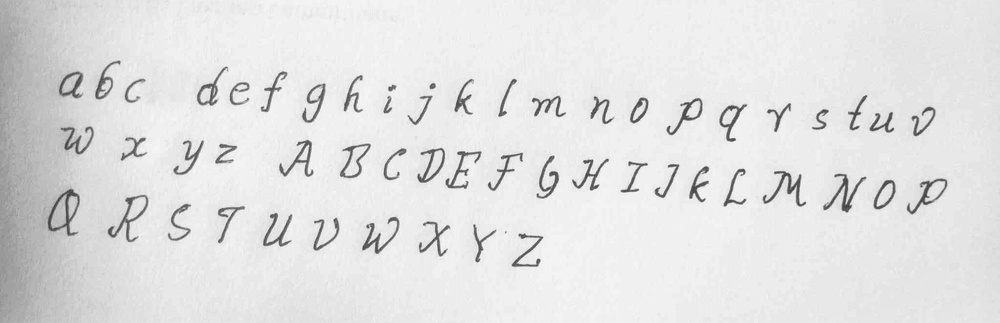
#> input picture examples/good_example.jpg, 1000 x 323 px, shrunk from 2048 x 662 before the run
$ python preprocess.py --input examples/good_example.jpg --output out.png
#> lines starting #> are read from the running program, lines starting #| are printed output that depends on the picture; after the words box and inside, x2 and y2 are one past the last pixel; in counts of white or black regions, pixels touching at a corner belong together
#> in main, image is the input picture: shape (323, 1000, 3); min 60, max 255, mean 225.7
# preprocess.py
import cv2
import numpy as np
import argparse
import os

def deskew(image):
    """
    Corrects the skew of an image. This is part of the preprocessing
    [cite_start]phase mentioned in the paper[cite: 310].
    """
    # Convert image to grayscale and invert colors
    gray = cv2.bitwise_not(image)
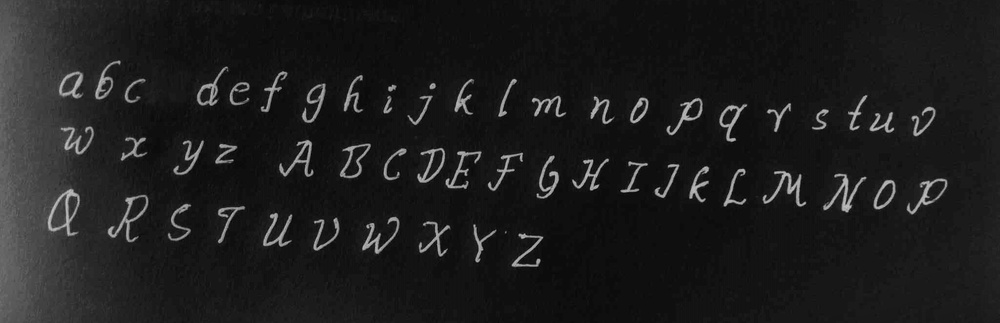
#> gray: shape (323, 1000); min 0, max 195, mean 29.3

    # Threshold the image, setting all foreground pixels to 255 and background to 0
    thresh = cv2.threshold(gray, 0, 255, cv2.THRESH_BINARY | cv2.THRESH_OTSU)[1]
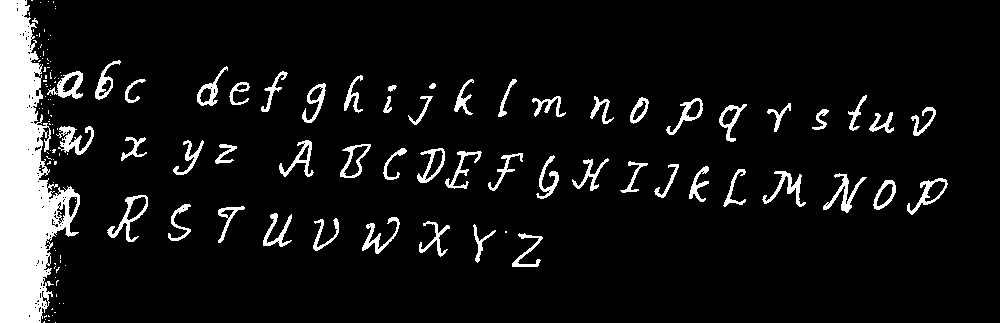
#> thresh: shape (323, 1000); 8.8% white; 145 white regions (91 under 20 px), largest, box (x1, y1, x2, y2) and area: (0, 0, 80, 323) 14514, (56, 126, 94, 155) 484, (107, 195, 148, 242) 465

    # Grab the coordinates of all foreground pixels
    coords = np.column_stack(np.where(thresh > 0))
#> coords = 28457 pairs, first value 0 to 322, second value 0 to 947

    # Find the minimum area rotated rectangle that encloses all foreground pixels
    angle = cv2.minAreaRect(coords)[-1]
#> angle = -90

    # The cv2.minAreaRect function returns values in the range [-90, 0);
    # we need to adjust the angle to be upright.
    if angle < -45:
        angle = -(90 + angle)
#> angle = 0
    else:
        angle = -angle

    # Rotate the image to deskew it
    (h, w) = image.shape[:2]
#> h = 323; w = 1000
    center = (w // 2, h // 2)
#> center = (500, 161)
    M = cv2.getRotationMatrix2D(center, angle, 1.0)
#> M = [[1, 0, 0], [0, 1, 0]]
    rotated = cv2.warpAffine(image, M, (w, h), flags=cv2.INTER_CUBIC, borderMode=cv2.BORDER_REPLICATE)

    print(f"[INFO] Deskewing image by {angle:.2f} degrees")
#| [INFO] Deskewing image by -0.00 degrees
    return rotated

def remove_noise(image):
    """
    Removes noise from the image using a median blur filter.
    [cite_start]This corresponds to the Noise Removal step in the paper[cite: 304, 305].
    """
    print("[INFO] Applying noise removal...")
    return cv2.medianBlur(image, 5)
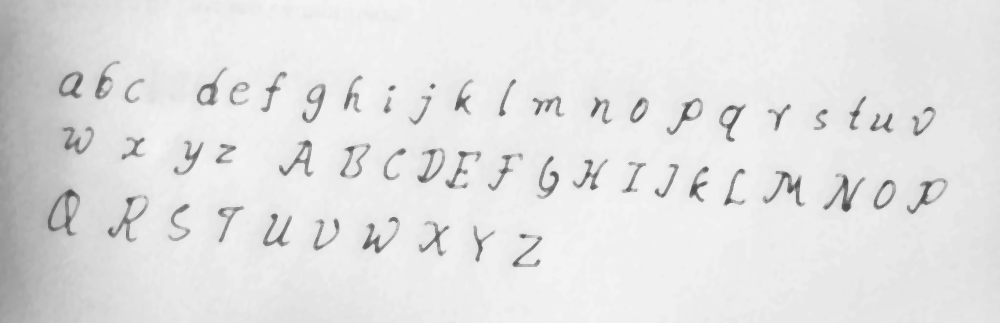
#> returned value: shape (323, 1000); min 77, max 244, mean 226.7

def binarize(image):
    """
    Converts a grayscale image to a binary (black and white) image.
    [cite_start]This is the Binarization step discussed in the paper[cite: 306].
    We use adaptive thresholding for better results with uneven lighting.
    """
    print("[INFO] Applying binarization...")
    return cv2.adaptiveThreshold(image, 255, cv2.ADAPTIVE_THRESH_GAUSSIAN_C, cv2.THRESH_BINARY, 11, 2)
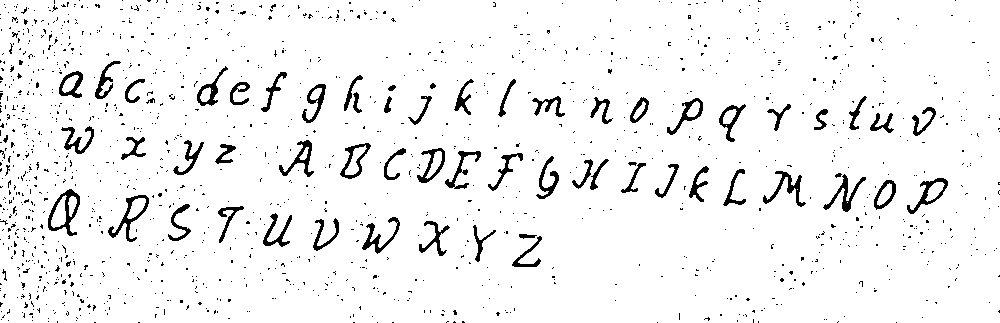
#> returned value: shape (323, 1000); 94.6% white; 1365 black regions (1302 under 20 px), largest, box (x1, y1, x2, y2) and area: (48, 189, 80, 236) 486, (108, 195, 149, 242) 440, (763, 171, 806, 207) 394

def thin_image(image):
    """
    Applies thinning to the binary image to reduce characters to a single-pixel width.
    [cite_start]This is the Thinning step from the paper, useful for character recognition[cite: 311].
    The input image must be black text on a white background.
    """
    print("[INFO] Applying thinning...")
    # The thinning function requires a black-on-white image, so we invert it
    inverted_image = cv2.bitwise_not(image)
    thinned = cv2.ximgproc.thinning(inverted_image)
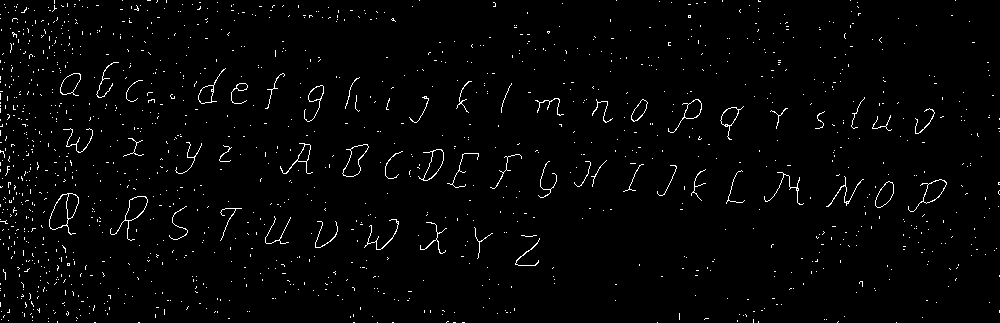
#> thinned: shape (323, 1000); 1.9% white in thin lines or dots
    # Invert back to white-on-black for consistency
    return cv2.bitwise_not(thinned)
#> returned value: shape (323, 1000); 98.1% white; black in thin lines or dots

def main():
    # --- Argument Parsing ---
    parser = argparse.ArgumentParser(description="Preprocesses a handwriting image for dataset creation.")
    parser.add_argument("-i", "--input", required=True, help="Path to the input handwriting image.")
    parser.add_argument("-o", "--output", required=True, help="Path to save the final processed image.")
    parser.add_argument("-s", "--steps", action="store_true", help="Save images from intermediate processing steps.")
    args = vars(parser.parse_args())

    input_path = args["input"]
    output_path = args["output"]
    save_intermediate = args["steps"]

    # Create a directory for intermediate steps if requested
    if save_intermediate:
        if not os.path.exists("intermediate_steps"):
            os.makedirs("intermediate_steps")
        print("[INFO] Intermediate steps will be saved in 'intermediate_steps/' directory.")

    # --- Preprocessing Pipeline ---
    # [cite_start]The methodology involves several stages of cleaning and standardization[cite: 289].

    # [cite_start]1. Image Acquisition and Digitization (reading the image file) [cite: 291]
    image = cv2.imread(input_path)
    if image is None:
        print(f"[ERROR] Could not read image from path: {input_path}")
        return

    # 2. Convert to Grayscale (most preprocessing works on single-channel images)
    gray_image = cv2.cvtColor(image, cv2.COLOR_BGR2GRAY)
    if save_intermediate:
        cv2.imwrite("intermediate_steps/1_grayscale.png", gray_image)

    # [cite_start]3. Skew Correction [cite: 310]
    deskewed_image = deskew(gray_image)
    if save_intermediate:
        cv2.imwrite("intermediate_steps/2_deskewed.png", deskewed_image)

    # [cite_start]4. Noise Removal [cite: 304, 305]
    denoised_image = remove_noise(deskewed_image)
    if save_intermediate:
        cv2.imwrite("intermediate_steps/3_denoised.png", denoised_image)

    # [cite_start]5. Binarization (Thresholding) [cite: 306]
    binary_image = binarize(denoised_image)
    if save_intermediate:
        cv2.imwrite("intermediate_steps/4_binarized.png", binary_image)

    # [cite_start]6. Thinning [cite: 311]
    final_image = thin_image(binary_image)
    if save_intermediate:
        cv2.imwrite("intermediate_steps/5_thinned.png", final_image)

    # Save the final processed image
    cv2.imwrite(output_path, final_image)
    print(f"[SUCCESS] Final processed image saved to: {output_path}")

if __name__ == "__main__":
    main()
